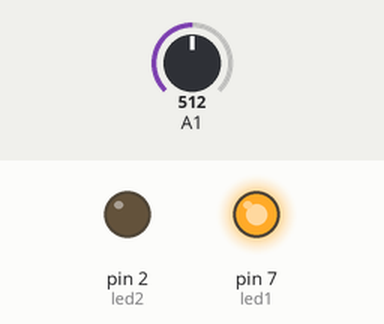
Simulated run of this sketch. Board: Arduino Uno, built with avr-gcc and run on an emulated ATmega328P. On the bench: output pins drawn as LEDs (lit = HIGH). The test bench sets the inputs (shaded band); at power-on: A1 = 512. What the sketch prints to the serial monitor is not drawn.

Above: at 6.3 s.
6.4 s: A1 set to 527
At 7.0 s:
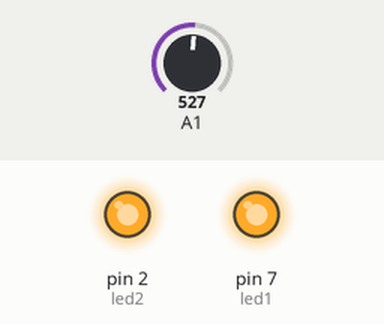
Timing chart, 0 to 13.9 s (numbered marks = the images above; inputs shaded):
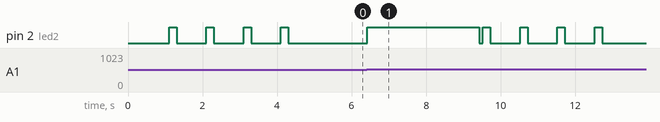

Measured:
- the behaviour switches between 513 and 514 on A1 (found by bisection; images 0 and 1)
- after the input at 6.4 s, pin 2 (led2): goes HIGH 3.0 s, LOW 0.10 s, 3 × (HIGH 0.20 s, LOW 0.80 s), HIGH 0.20 s, then LOW, starting at once

The sketch:

firefly_hunt_single.ino
```cpp
int anzahl_messungen = 10;
int led1 = 7;
int led2 = 2;
float refval = 0;
long starttime = 0;
long last_update = 0;

void setup() {
  Serial.begin(9600);
  analogReference(INTERNAL);
  pinMode(led1, OUTPUT);
  pinMode(led2, OUTPUT);
  digitalWrite(led1, HIGH);
  digitalWrite(led2, LOW);

  delay(1000);
  // pinMode(led1a, OUTPUT);
  kalibrieren();
}

int messen(int anzahl) {
  float average = 0.0;
  int val;
  float x = 0;
  for(int n=0; n<anzahl; n++){
    val = analogRead(A1);
    // if(val > 0) {
      x = x + 1.0;
      average = average + val;
    // }
    delay(10);
  }
  if(x > 0) {
    average = average / x;
  }
  else {
    average = 0;
  }
  return average;
}

void kalibrieren() {
  refval = 0;
  Serial.println("Spiel wird geladen ...");
  refval = messen(anzahl_messungen);
  refval += 1.0;
  Serial.print("... Firefly gefangen: ");
  Serial.print(refval);
  Serial.println(" ... ");
  digitalWrite(led2, HIGH);
  delay(200);
  digitalWrite(led2, LOW);
  delay(800);
  Serial.print("3 ... ");
  digitalWrite(led2, HIGH);
  delay(200);
  digitalWrite(led2, LOW);
  delay(800);
  Serial.print("2 ... ");
  digitalWrite(led2, HIGH);
  delay(200);
  digitalWrite(led2, LOW);
  delay(800);
  Serial.print("1 ... ");
  digitalWrite(led2, HIGH);
  delay(200);
  digitalWrite(led2, LOW);
  delay(800);
  Serial.println("Go!");
  starttime = micros();
}


void loop() {
  int analogwert = messen(anzahl_messungen);
  if(analogwert > refval) {
    digitalWrite(led2, HIGH);
    Serial.println("Du hast gewonnen");
    Serial.print("Zeit: ");
    Serial.println((micros()-starttime)/1000000);
    Serial.print("Spannung: ");
    Serial.println(analogwert);
    delay(3000);
    digitalWrite(led2, LOW);
    kalibrieren();
  }
  if(millis()-last_update > 1000) {
    last_update = millis();
    Serial.println(".");
  }
  // delay(100);
  // Serial.println(analogRead(A0));
}
```
